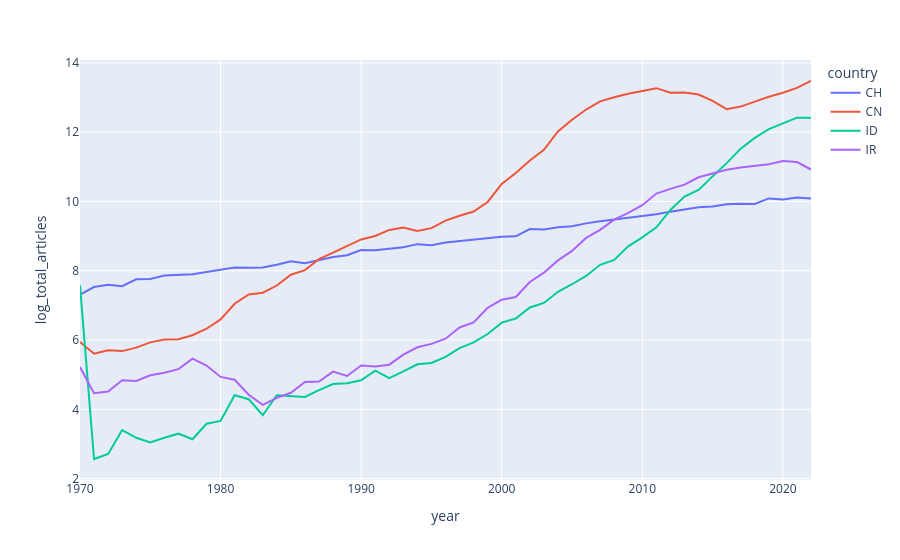

Notebook cell for this chart:
### Code cell
country_list = ["CH", "IR", "ID", "CN"]
px.line(
    df_stats.query("country == @country_list and mode == @mode"),
    x="year",
    y="log_total_articles",
    color="country"
)
